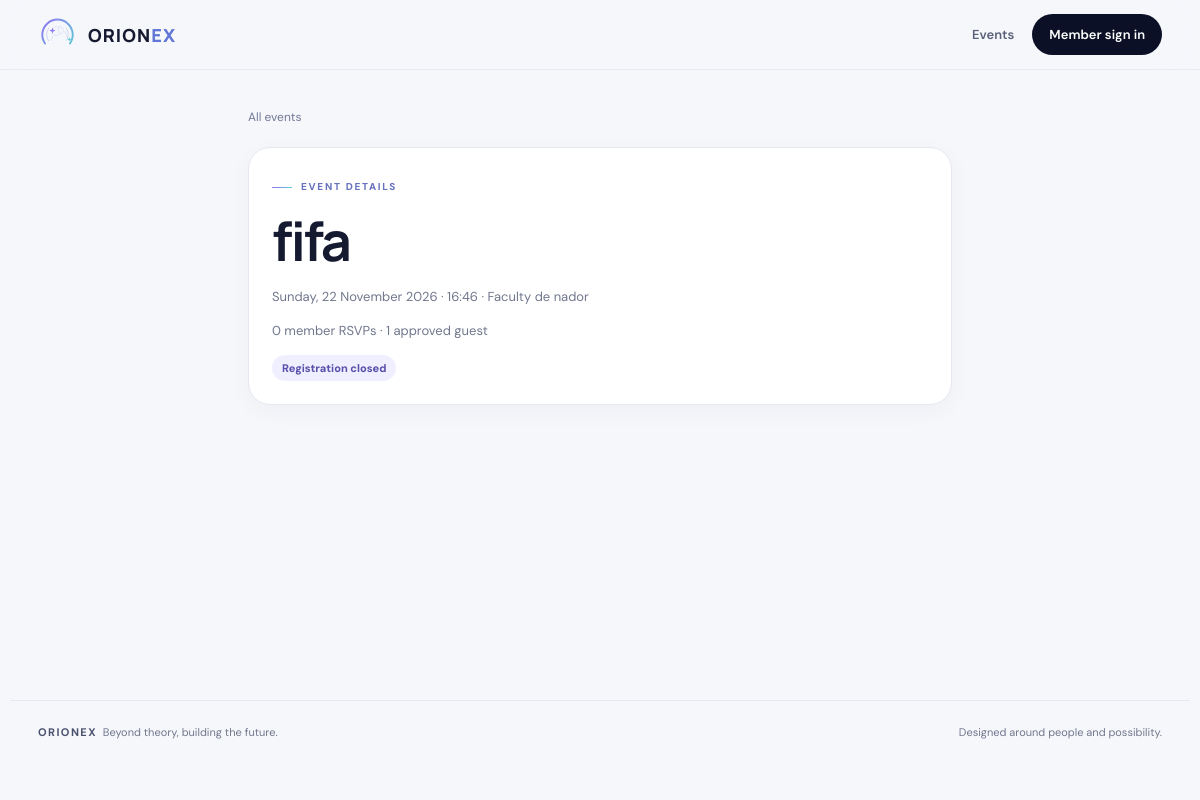
The page /events/3/ on the database its author committed.
### core/models.py (models this page shows, shortened)
class Event(models.Model):
    title = models.CharField(max_length=200)
    date = models.DateTimeField()
    place = models.CharField(max_length=200, blank=True)
    registration_open = models.BooleanField(default=False)
    description = models.TextField(blank=True)
    capacity = models.PositiveIntegerField(null=True, blank=True)

### core/views.py (the view)
# urls.py: path('events/<int:event_id>/', views.event_detail, name='event_detail'),
def event_detail(request, event_id):
    event = get_object_or_404(Event, id=event_id)
    member = Member.objects.filter(user=request.user).first() if request.user.is_authenticated else None
    registered = bool(member and EventRegistration.objects.filter(member=member, event=event).exists())
    rsvp_count = event.member_registrations.count()
    guest_count = event.guests.filter(status="approved").count()
    full = bool(event.capacity and rsvp_count + guest_count >= event.capacity)
    return render(request, "core/event_detail.html", {"event": event, "member": member, "registered": registered, "is_open": event.registration_open and event.date >= timezone.now(), "full": full, "rsvp_count": rsvp_count, "guest_count": guest_count})

### core/context_processors.py (called while the page is built)
def member_capabilities(request):
    return {
        "capabilities": {
            capability: has_capability(request.user, capability)
            for capability in CAPABILITIES
        }
    }

### core/permissions.py (called while the page is built, shortened)
def has_capability(user, capability):
    if not user.is_authenticated:
        return False

### core/templates/core/event_detail.html
{% extends 'core/base.html' %}{% block title %}{{ event.title }}{% endblock %}{% block body %}<main class="page page-narrow"><a class="admin-link" href="/#events"> All events</a><section class="card" style="margin-top:18px"><span class="eyebrow">Event details</span><h1>{{ event.title }}</h1><p class="meta">{{ event.date|date:"l, d F Y · H:i" }}{% if event.place %} · {{ event.place }}{% endif %}</p>{% if event.description %}<p>{{ event.description|linebreaksbr }}</p>{% endif %}<p class="meta">{{ rsvp_count }} member RSVP{{ rsvp_count|pluralize }} · {{ guest_count }} approved guest{{ guest_count|pluralize }}{% if event.capacity %} · Capacity {{ event.capacity }}{% endif %}</p>{% if event.registration_open and is_open %}{% if full and not registered %}<span class="badge badge-pending">Event full</span>{% elif member %}<form method="post" action="/events/{{ event.id }}/rsvp/">{% csrf_token %}<button class="button" type="submit">{% if registered %}Cancel my RSVP{% else %}RSVP as a member{% endif %}</button></form>{% else %}<a class="button" href="/login/?next=/events/{{ event.id }}/">Sign in to RSVP</a>{% endif %}{% if not full %}<a class="button button-outline" style="margin-left:8px" href="/register/?event={{ event.id }}">Request a guest place</a>{% endif %}{% else %}<span class="badge">Registration closed</span>{% endif %}</section></main>{% endblock %}

### core/static/core/site.css (style rules this page uses)
:root { color-scheme:light;--night:#0b1026;--nebula:#18204a;--amethyst:#8c78f2;--glacier:#5fc9d8;--pearl:#f6f7fb;--ink:#151a31;--muted:#71778d;--line:#e6e8f0;--white:#fff;--shadow:0 22px 60px rgba(12,18,48,.1);--radius:22px }
* { box-sizing:border-box }
html { scroll-behavior:smooth }
body { margin:0;background:var(--pearl);color:var(--ink);font:15px/1.65 'DM Sans',sans-serif }
a { color:inherit;text-decoration:none }
.page { max-width:1120px;margin:0 auto;padding:50px 28px 86px;min-height:calc(100vh - 170px) }
.page-narrow { max-width:760px }
.eyebrow { display:inline-flex;align-items:center;gap:9px;color:#6673bc;text-transform:uppercase;letter-spacing:.17em;font-size:10px;font-weight:800 }
.eyebrow:before { content:'';width:20px;height:1px;background:linear-gradient(90deg,var(--amethyst),var(--glacier)) }
h1,h2,h3,p { margin-top:0 }
h1,h2,h3 { font-family:Manrope,'DM Sans',sans-serif;line-height:1.2 }
h1 { font-size:clamp(32px,5vw,54px);letter-spacing:-.045em;margin:12px 0 13px }
.card { background:white;border:1px solid var(--line);border-radius:var(--radius);padding:23px;box-shadow:0 6px 24px rgba(14,20,49,.035) }
.event-date,.meta { color:var(--muted);font-size:13px }
.badge { display:inline-flex;border-radius:999px;padding:4px 10px;background:#f0efff;color:#5951aa;font-size:11px;font-weight:800 }
.admin-link { font-size:12px;color:#727996 }
.page { padding-top:34px;padding-bottom:58px }
:root { scroll-padding-top:88px }
button,.button,a,summary,input,select,textarea { transition:background-color .18s ease,color .18s ease,border-color .18s ease,box-shadow .18s ease,transform .18s ease }
.card { transition:box-shadow .2s ease,border-color .2s ease }

### rows shown on the page
Event: title "fifa", date "Sunday, 22 November 2026 · 16:46", place "Faculty de nador"

### other values the page prints
{{ rsvp_count }} "0"
{{ guest_count }} "1"
